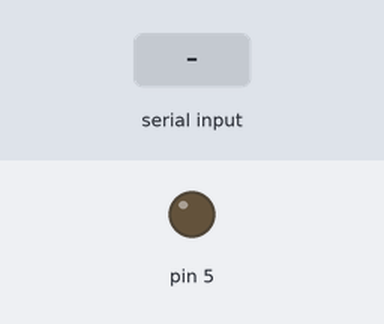
Bench run of a sketch on a simulated Arduino Uno, built with avr-gcc and run on an emulated ATmega328P. Shown: output pins drawn as LEDs (lit = HIGH). The test bench sets the inputs (shaded band). What the sketch prints to the serial monitor is not drawn.

Above: at 1.2 s.
1.3 s: byte 30 received over Serial
At 2.3 s:
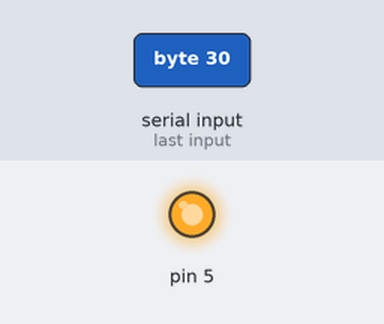
2.8 s: byte 90 received over Serial
At 3.4 s:
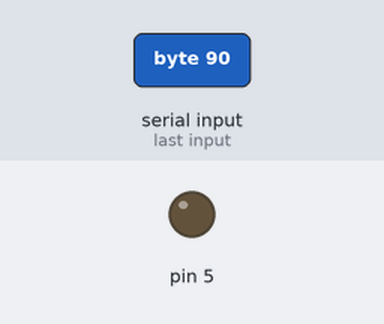
4.3 s: byte 120 received over Serial
At 5.8 s:
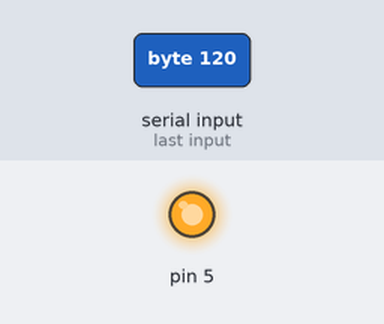
Timing chart, 0 to 7.3 s (numbered marks = the images above; inputs shaded):
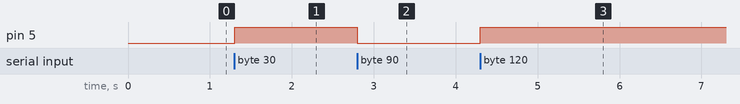

The sketch:

02_CanioPrendeLed.ino
```cpp
void setup() {
  // put your setup code here, to run once:
  Serial.begin(9600);
  pinMode(5, OUTPUT);
}

void loop() {
  // put your main code here, to run repeatedly:
  if (Serial.available() > 0) {
    digitalWrite(5, !digitalRead(5));
    byte c = Serial.read();
    Serial.write(c);
  }
}
```

Measured:
- after the input at 1.3 s, pin 5: LOW → HIGH at once
- after the input at 2.8 s, pin 5: HIGH → LOW at once
- after the input at 4.3 s, pin 5: LOW → HIGH at once
